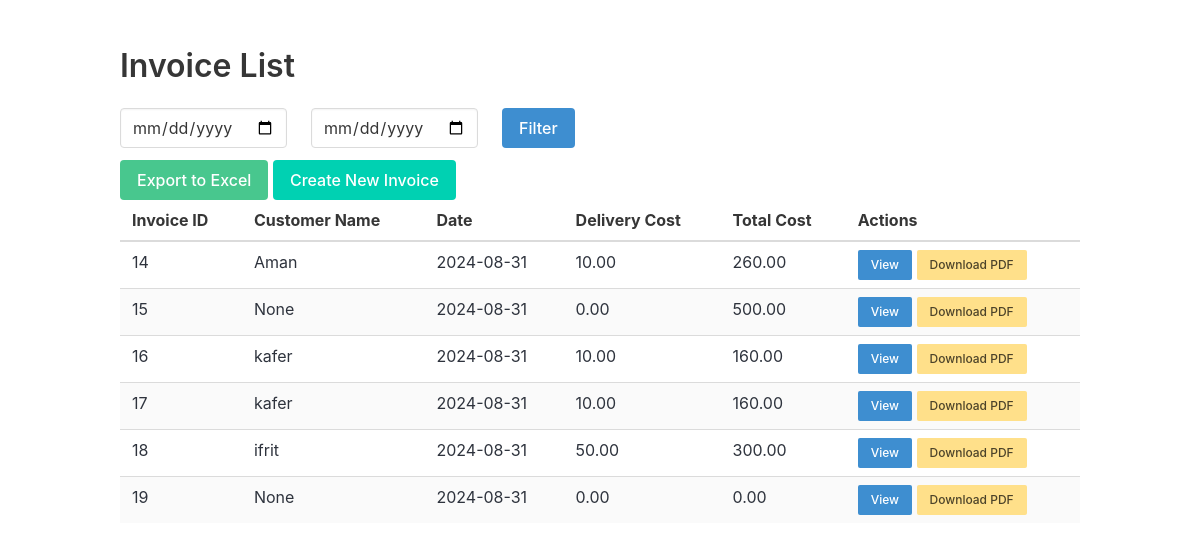
The app's page /, older data.
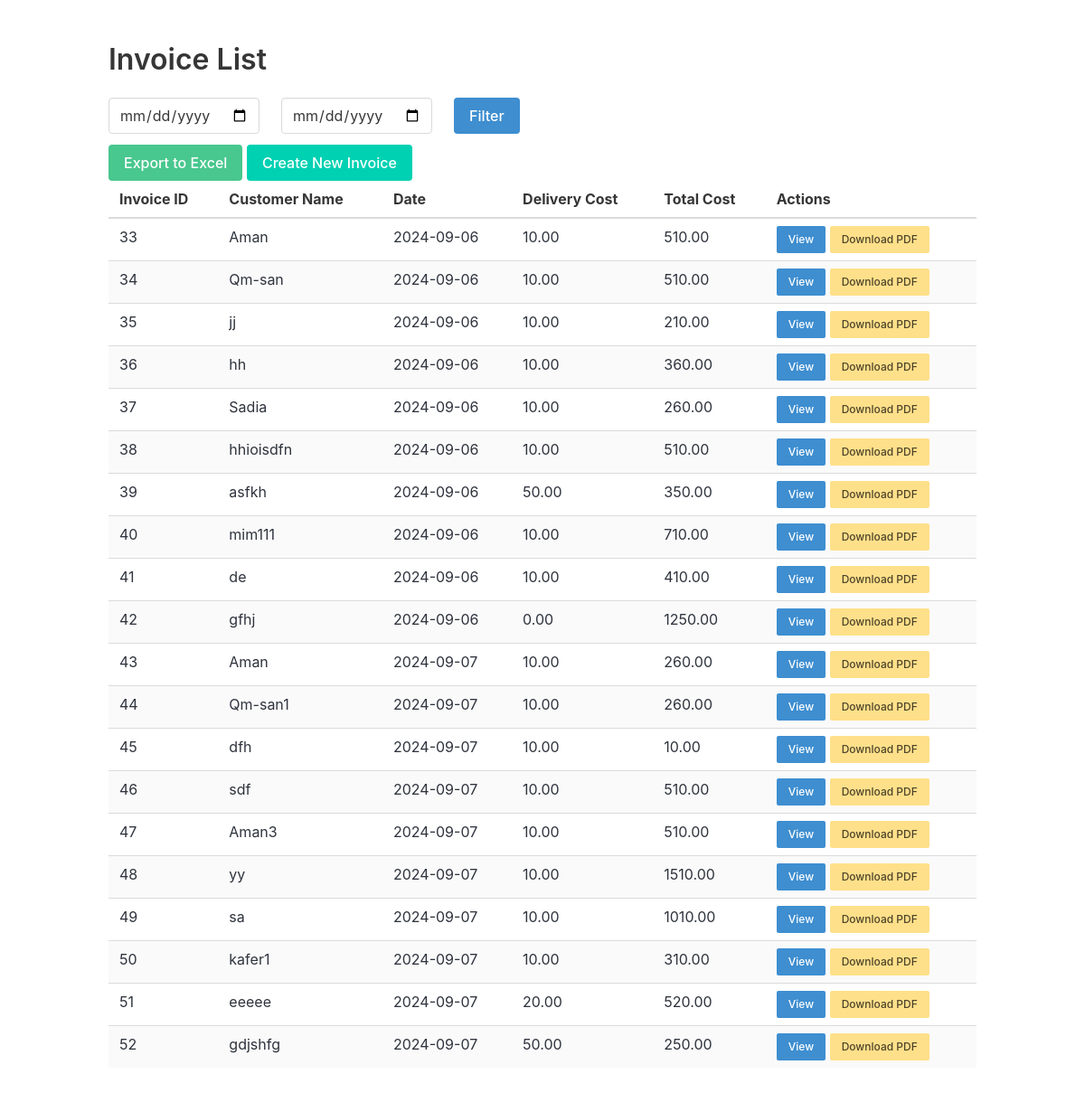
The same page, newer data.
### invoice/models.py (models this page shows)
class Invoice(models.Model):
    customer_name = models.CharField(max_length=100)
    created_at = models.DateTimeField(auto_now_add=True)
    delivery_cost = models.DecimalField(max_digits=10, decimal_places=2, default=0)
    total_cost = models.DecimalField(max_digits=10, decimal_places=2, default=0)

### invoice/views.py (the view)
# urls.py: path('', invoice_list, name='invoice_list'),
def invoice_list(request):
    start_date = request.GET.get('start_date')
    end_date = request.GET.get('end_date')
    if start_date and end_date:
        invoices = Invoice.objects.filter(created_at__date__range=[start_date, end_date])
    else:
        invoices = Invoice.objects.all()
    return render(request, 'invoice_list.html', {'invoices': invoices, 'start_date': start_date, 'end_date': end_date})

### invoice/templates/invoice_list.html (shortened to what this page needs)
{% load static %}
<!DOCTYPE html>
<html lang="en">
<head>
    <link
    rel="stylesheet"
    href="https://cdn.jsdelivr.net/npm/bulma@1.0.2/css/bulma.min.css"
  >
    <link rel="stylesheet" href="{% static 'css/bulma.min.css' %}">
</head>
<body>
    <section class="section">
        <div class="container">
            <h1 class="title">Invoice List</h1>
            <form method="get" class="field is-grouped">
                <div class="control">
                    <input type="date" name="start_date" class="input" value="{{ start_date }}" placeholder="Start Date">
                </div>
                <div class="control">
                    <input type="date" name="end_date" class="input" value="{{ end_date }}" placeholder="End Date">
                </div>
                <div class="control">
                    <button type="submit" class="button is-info">Filter</button>
                </div>
            </form>
            <a href="{% url 'export_invoices_to_excel' %}?start_date={{ start_date }}&end_date={{ end_date }}" class="button is-success">Export to Excel</a>
            <a href="{% url 'create_invoice' %}" class="button is-primary">Create New Invoice</a>
            <table class="table is-striped is-fullwidth">
                <thead>
                    <tr>
                        <th>Invoice ID</th>
                        <th>Customer Name</th>
                        <th>Date</th>
                        <th>Delivery Cost</th>
                        <th>Total Cost</th>
                        <th>Actions</th>
                    </tr>
                </thead>
                <tbody>
                    {% for invoice in invoices %}
                    <tr>
                        <td>{{ invoice.id }}</td>
                        <td>{{ invoice.customer_name }}</td>
                        <td>{{ invoice.created_at|date:"Y-m-d" }}</td>
                        <td>{{ invoice.delivery_cost }}</td>
                        <td>{{ invoice.total_cost }}</td>
                        <td>
                            <a href="{% url 'view_invoice' invoice.id %}" class="button is-small is-info">View</a>
                            <a href="{% url 'generate_pdf' invoice.id %}" class="button is-small is-warning">Download PDF</a>
                        </td>
                    </tr>
                    {% endfor %}
                </tbody>
            </table>
        </div>
    </section>
</body>
</html>

Row changes from the older to the newer data that the page shows:
removed Invoice: id "14", customer_name "Aman", created_at "2024-08-31", delivery_cost "10.00", total_cost "260.00"
removed Invoice: id "15", customer_name "None", created_at "2024-08-31", delivery_cost "0.00", total_cost "500.00"
removed Invoice: id "16", customer_name "kafer", created_at "2024-08-31", delivery_cost "10.00", total_cost "160.00"
removed Invoice: id "17", customer_name "kafer", created_at "2024-08-31", delivery_cost "10.00", total_cost "160.00"
removed Invoice: id "18", customer_name "ifrit", created_at "2024-08-31", delivery_cost "50.00", total_cost "300.00"
removed Invoice: id "19", customer_name "None", created_at "2024-08-31", delivery_cost "0.00", total_cost "0.00"
added Invoice: id "33", customer_name "Aman", created_at "2024-09-06", delivery_cost "10.00", total_cost "510.00"
added Invoice: id "34", customer_name "Qm-san", created_at "2024-09-06", delivery_cost "10.00", total_cost "510.00"
added Invoice: id "35", customer_name "jj", created_at "2024-09-06", delivery_cost "10.00", total_cost "210.00"
added Invoice: id "36", customer_name "hh", created_at "2024-09-06", delivery_cost "10.00", total_cost "360.00"
added Invoice: id "37", customer_name "Sadia", created_at "2024-09-06", delivery_cost "10.00", total_cost "260.00"
added Invoice: id "38", customer_name "hhioisdfn", created_at "2024-09-06", delivery_cost "10.00", total_cost "510.00"
added Invoice: id "39", customer_name "asfkh", created_at "2024-09-06", delivery_cost "50.00", total_cost "350.00"
added Invoice: id "40", customer_name "mim111", created_at "2024-09-06", delivery_cost "10.00", total_cost "710.00"
added Invoice: id "41", customer_name "de", created_at "2024-09-06", delivery_cost "10.00", total_cost "410.00"
added Invoice: id "42", customer_name "gfhj", created_at "2024-09-06", delivery_cost "0.00", total_cost "1250.00"
added Invoice: id "43", customer_name "Aman", created_at "2024-09-07", delivery_cost "10.00", total_cost "260.00"
added Invoice: id "44", customer_name "Qm-san1", created_at "2024-09-07", delivery_cost "10.00", total_cost "260.00"
added Invoice: id "45", customer_name "dfh", created_at "2024-09-07", delivery_cost "10.00", total_cost "10.00"
added Invoice: id "46", customer_name "sdf", created_at "2024-09-07", delivery_cost "10.00", total_cost "510.00"
added Invoice: id "47", customer_name "Aman3", created_at "2024-09-07", delivery_cost "10.00", total_cost "510.00"
added Invoice: id "48", customer_name "yy", created_at "2024-09-07", delivery_cost "10.00", total_cost "1510.00"
added Invoice: id "49", customer_name "sa", created_at "2024-09-07", delivery_cost "10.00", total_cost "1010.00"
added Invoice: id "50", customer_name "kafer1", created_at "2024-09-07", delivery_cost "10.00", total_cost "310.00"
added Invoice: id "51", customer_name "eeeee", created_at "2024-09-07", delivery_cost "20.00", total_cost "520.00"
added Invoice: id "52", customer_name "gdjshfg", created_at "2024-09-07", delivery_cost "50.00", total_cost "250.00"
